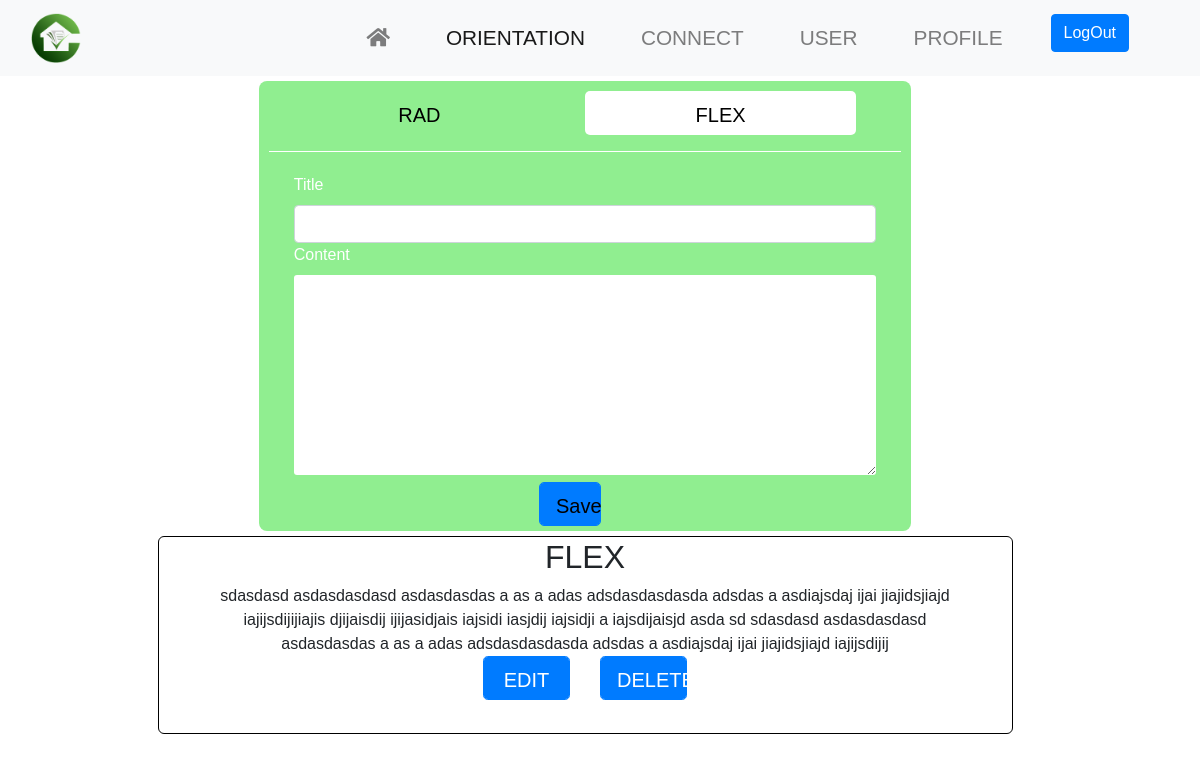
The app's page /orientationflex.php with its own data.
### tables this page shows
CREATE TABLE `tbl_orientationflex` (
  `id` int(11) NOT NULL,
  `title` varchar(100) NOT NULL,
  `content` varchar(2000) NOT NULL,
  `L_system` varchar(100) NOT NULL
);

### orientationflexProcess.php (called while the page is built, shortened)
<?php
$connect = mysqli_connect("localhost","root","","capstone_db");
$all2 = mysqli_query($connect, "SELECT * FROM tbl_orientationflex");
?>

### orientationflex.php (the view, shortened to what this page needs)
<?php include 'orientationflexProcess.php'?>
<!DOCTYPE html>
<html>
<head>
	<link rel="stylesheet" type="text/css" href="bootstrap/css/bootstrap.min.css">
	<link rel="stylesheet" type="text/css" href="fontawesome/css/all.css">
	<link rel="stylesheet" type="text/css" href="font.css">
	<link rel="stylesheet" type="text/css" href="styleORIENT.css">
</head>
<body>
<nav class="navbar navbar-expand-md navbar-light bg-light sticky-top">
	<div class="container-fluid">
		<a class="navbar-brand" href="#"><img src="img/LOGO.png"></a>
		<div class="collapse navbar-collapse" id="navbarResponsive">
			<ul class="navbar-nav ml-auto">
				<li class="nav-item" >
					<a class="nav-link" href="home.php"><i class="fas fa-home"></i></a>
				</li>
				<li class="nav-item active" >
					<a class="nav-link" href="orientation.php">ORIENTATION</a>
				</li>
				<li class="nav-item ">
					<a class="nav-link" href="connect.php">CONNECT</a>
				</li>
				<li class="nav-item">
					<a class="nav-link" href="user.php">USER</a>
				</li>
				<li class="nav-item">
					<a class="nav-link" href="profile.php">PROFILE</a>
				</li>
				<li class="nav-item">
					<a href="logout.php" type="submit" name="logout" class="btn btn-primary" onclick="javascript:confirmationLogout($(this));return false;">LogOut</a>
				</li>
			</ul>
		</div>
	</div>
</nav>
<div class="container-fluid">
	<div class="row no-gutters">
<div class="col-12">
	<div class="all col-sm-12 col-md-10 col-lg-10 col-xl-7">
		<div class="row LScontent col-12">
	<div class="but col-12">
		<div class="row col-12">
		<div class=" col-6">
			<a href="orientation.php"><button class="btn btn-lg form-control">RAD</button></a>
		</div>
		<div class=" col-6">
			<a href="orientationflex.php"><button class="btn btn-lg form-control" style="background: #fff;">FLEX</button></a>
		</div>
		</div>
		<hr>
	</div>
				<div class="col-12">
					<form method="post" action="orientationflex.php">
					<div class="col-12">
					<label>Title</label>
					<input name="title" class="form-control" autocomplete="off">
					<label>Content</label>
					<textarea  name="content"></textarea>
					</div>
					<div class="col-12">
					<div class="row col-12">
						<div class="col-2" style="margin: auto;">
							<button class="btn btn-primary btn-lg form-control" type="submit" name="save2">Save</button>
						</div>
					</div>
					</div>
					</form>
				</div>
		</div>
	</div>
</div>
<div class="row col-12">
		<div class="col-12">
			<div class="display col-9">
				<?php while ($row = mysqli_fetch_array($all2)) { ?>
					<div class="content col-12 text-center">
						<div class="col-12">
							<h2><?php echo $row['title'] ?></h2>
						</div>
						<div class="col-12">
							<div class="col-12">
								<?php echo $row['content'] ?>
							</div>
						</div>
						</div>
					<div class="col-12">
						<div class="down row col-4">
							<div class="col-6">
								<a type="button" class="btn btn-primary btn-lg form-control" data-toggle="modal" data-target="#editmodalorient<?php echo $row['id']?>">EDIT</a>
							</div>
							<div class="col-6">
								<a type="button" class="btn btn-primary btn-lg form-control" name="del2" href="orientationflexProcess.php?del2=<?php echo $row['id']; ?>">DELETE</a>
							</div>
						</div>
					</div>
					<hr>
				<?php } ?>
			</div>
		</div>
</div>
	</div>
</div>
</body>
</html>

### styleORIENT.css (style rules this page uses)
html, body { height: 100%; width: 100%; font-family: 'Oswald', sans-serif; background-color: #fff; }
.navbar-brand img { height: 50px; width: auto; }
.navbar-nav li { padding-right: 40px; }
.nav-link { font-size: 1.3em !important; }
.LScontent { padding: 5px; background: lightgreen; border-radius: 8px; margin-bottom: 5px; margin-top: 5px; }
.LScontent button { border-radius: 5px; color: black; }
textarea { width: 100%; height: 200px; border-radius: 3px; border-style: none; }
.but { padding: 5px; }
.display { margin-top: 5%; margin: auto; border: 1px solid black; border-radius: 6px; }
.content { margin-top: 1px; }
.all { margin: auto; }
.down { margin: auto; }
label { color: #fff; }
hr { border-color: #fff; }

### records on screen
tbl_orientationflex: title "FLEX", content "sdasdasd asdasdasdasd asdasdasdas a as a adas adsdasdasdasda adsdas a asdiajsdaj ijai jiajidsjiajd iajijsdijijiajis djijaisdij ijijasidjais iajsidi iasjdij iajsidji a iajsdijaisjd asda sd sdasdasd asdasdasdasd asdasdasdas a as a adas adsdasdasdasda adsdas a asdiajsdaj ijai jiajidsjiajd iajijsdijij"
